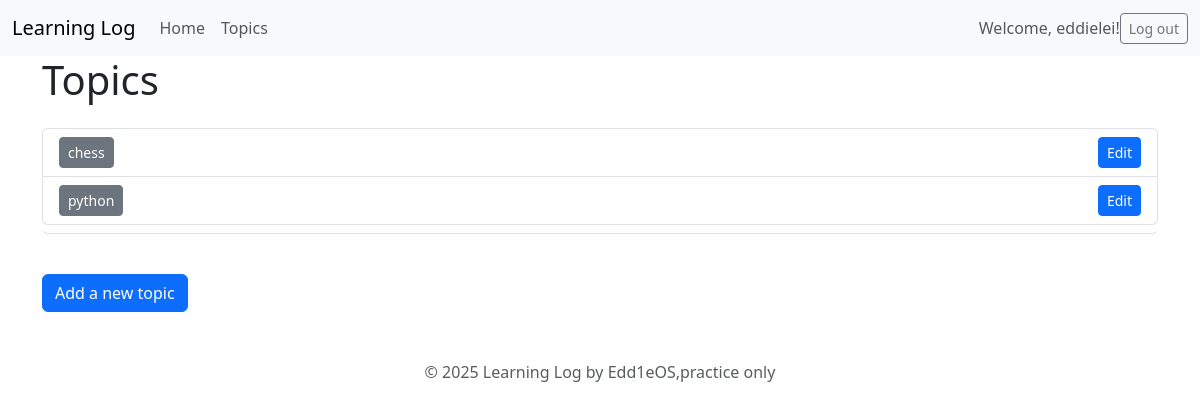
The page /topics/ (signed in) on the database as committed earlier.
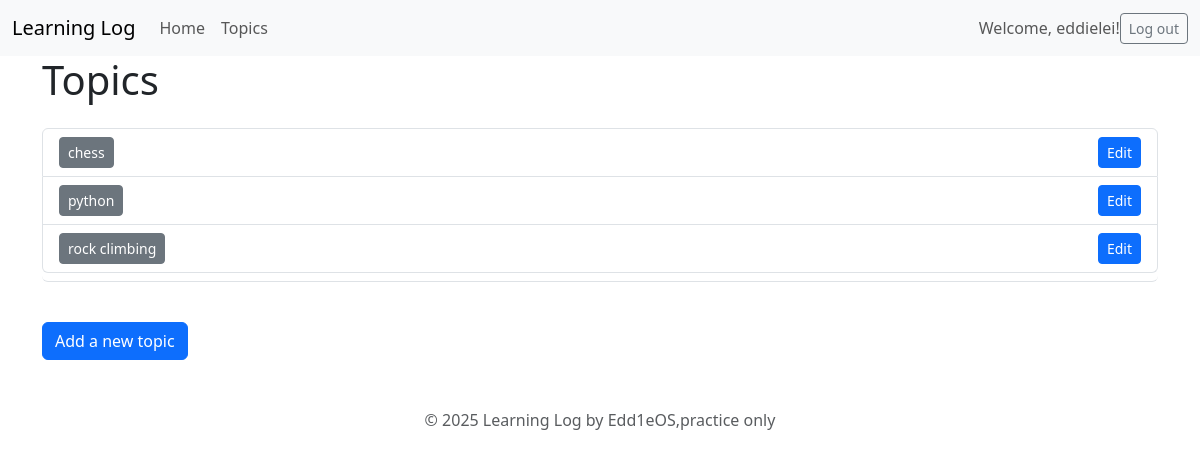
The same page on the database as committed later.
### learning_logs/models.py (models this page shows, shortened)
class Topic(models.Model):#继承模型类model.Model
    text = models.CharField(max_length=200)
    date_added = models.DateTimeField(auto_now_add=True)
    owner = models.ForeignKey('auth.User', on_delete=models.CASCADE)#简单来说就是一个外键字段，关联auth.User模型，这里的一对多关系是：一个用户可以有多个主题，一个主题只能有一个用户，也就是一个entry只属于一个user。

### learning_logs/views.py (the view)
# urls.py: path('topics/', views.topics, name='topics'),
@login_required
def topics(request):
    topics = Topic.objects.filter(owner=request.user).order_by('date_added')
    context = {'topics':topics}
    return render(request, 'learning_logs/topics.html', context)

### learning_logs/templates/learning_logs/topics.html
{% extends "learning_logs/base.html" %}
{% block page_header %}
  <h1>Topics</h1>
{% endblock page_header %}
{% load django_bootstrap5 %}
{% load static %}
{% block content %}
  <div class="list-group border-bottom pb-2 mb-4">
    {% for topic in topics %}
      <div class="list-group-item d-flex justify-content-between align-items-center">
        <a href="{% url 'learning_logs:topic' topic.id %}" class="btn btn-secondary btn-sm">{{ topic.text }}</a>
        <a href="{% url 'learning_logs:new_topic' %}" class="btn btn-primary btn-sm">Edit</a>
      </div>
    {% empty %}
      <div class="list-group-item">No topics available.</div>
    {% endfor %}
  </div>
  <a href="{% url 'learning_logs:new_topic' %}" class="btn btn-primary mt-3">Add a new topic</a>
{% endblock content %}

### learning_logs/templates/learning_logs/base.html (shortened to what this page needs)
<!doctype html>
<html lang="en">
<head>
    {% load django_bootstrap5 %}
    {% bootstrap_css %}
</head>
<body>
    <nav class="navbar navbar-expand-lg navbar-light bg-light">
        <div class="container-fluid">
            <a class="navbar-brand" href="{% url 'learning_logs:index' %}">
                Learning Log</a>
        <div class="collapse navbar-collapse" id="navbarCollapse">
            <ul class="navbar-nav me-auto mb-2 mb-md-0">
                <li class="nav-item">
                    <a class="nav-link" href="{% url 'learning_logs:index' %}">Home</a></li>
                <li class="nav-item">
                    <a class="nav-link" href="{% url 'learning_logs:topics' %}">Topics</a>
                        </li>
            </ul>
            <ul class="navbar-nav" ms-auto m2-2-md-0>
                {% if user.is_authenticated %}
                  <li class="nav-item">
                    <span class="navbar-text">Welcome, {{ user.username }}!</span></li>
                {% else %}
                  <li class="nav-item">
                    <a class="nav-link" href="{% url 'accounts:register' %}">Register</a></li>
                  <li class="nav-item">
                    <a class="nav-link" href="{% url 'accounts:login' %}">Log in</a>
                  </li>
                {% endif %}
            </ul>
            {% if user.is_authenticated %}
                <form action="{% url 'accounts:logout' %}" method="post" class="d-flex">
                    <button name='submit' class='btn btn-outline-secondary btn-sm'>Log out</button>
                </form>
            {% endif %}
        </div>
    </div>
</nav>
<main class="container">
  <div class="pb-2 mb-2" boarder-bottom>
    {%block page_header%}{% endblock page_header %}
  </div>
  <div>
    {%block content%}{% endblock content %}
  </div>
  <div class="pt-4 mt-4 text-center text-muted">
    <p>&copy; 2025 Learning Log by Edd1eOS,practice only</p>
  </div>
</main>
</body>
</html>

Rows that differ between the two databases and show on the page:
added Topic: text "rock climbing"
